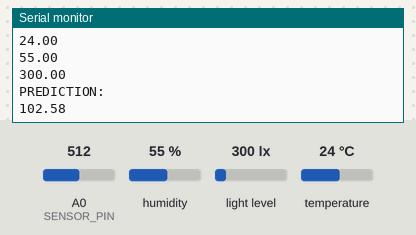
Bench run of a sketch on a simulated ESP8266 (NodeMCU). On the bench: the last lines printed to the serial monitor. The inputs (shaded band) are chosen by the test bench; at power-on: humidity 55 %, light level 300 lx, A0 (SENSOR_PIN) = 512, temperature 24 °C. WiFi joins after 1.5 s; servers stay silent unless stated.

Above: at 3.2 s.
3.3 s: humidity set to 22 %
At 5.6 s:
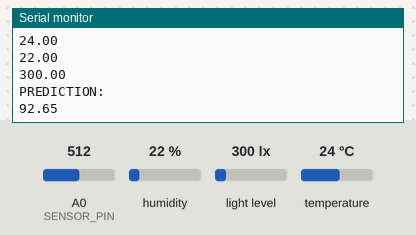
6.0 s: light level set to 40 lx
At 7.0 s:
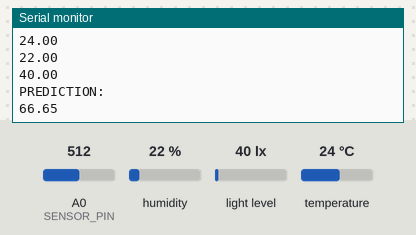
8.7 s: A0 (SENSOR_PIN) set to 716
At 10.9 s:
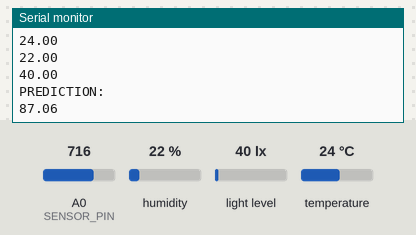
11.4 s: temperature set to 12 °C
At 13.4 s:
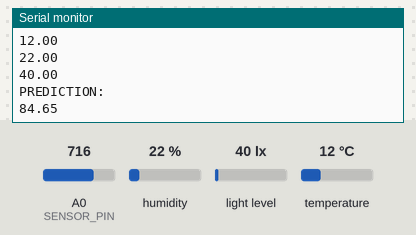
14.1 s: light level set to 500 lx
At 14.8 s:
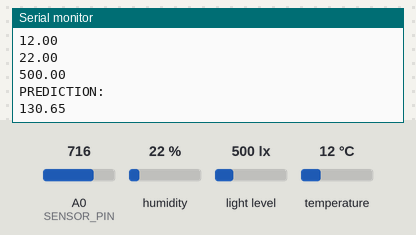
16.8 s: A0 (SENSOR_PIN) set to 992
At 18.9 s:
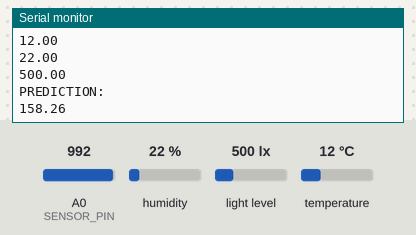
Timing chart, 0 to 20.4 s (numbered marks = the images above; inputs shaded):
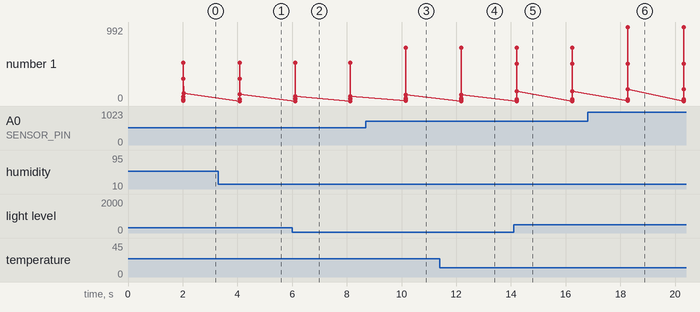

Measured:
- after the input at 3.3 s, the serial monitor: prints a new line after 0.78 s (image 1)
- after the input at 6.0 s, the serial monitor: prints a new line after 0.11 s (image 2)
- after the input at 8.7 s, the serial monitor: prints a new line after 1.5 s (image 3)
- after the input at 11.4 s, the serial monitor: prints a new line after 0.79 s (image 4)
- after the input at 14.1 s, the serial monitor: prints a new line after 0.12 s (image 5)
- after the input at 16.8 s, the serial monitor: prints a new line after 1.5 s (image 6)
- plotted number 1: 102.58 → 92.65 after the input at 3.3 s, 92.65 → 66.65 after the input at 6.0 s, 66.65 → 87.06 after the input at 8.7 s, 87.06 → 84.65 after the input at 11.4 s, 84.65 → 130.65 after the input at 14.1 s

The sketch:

sketch_V2.ino
```cpp
#include <Wire.h>
#include <BH1750.h>
#include <DHT.h>

#include <ESP8266WiFi.h>  // Biblioteca para conexión WiFi (opcional)
#include <ESP8266HTTPClient.h>  // Biblioteca para realizar solicitudes HTTP (opcional)

#include <math.h>  // Biblioteca para funciones matemáticas (opcional)

// Definiciones de pines y variables globales

#define SENSOR_PIN A0
#define DHTPIN D4     // Pin donde está conectado el sensor
#define DHTTYPE DHT11   // DHT 11
#define WIFI_SSID "INFINITUM4326"  // Nombre de la red WiFi (opcional)
#define WIFI_PASSWORD "KKZHbp7grd"  // Contraseña de la red WiFi (opcional)

DHT dht(DHTPIN, DHTTYPE);
BH1750 lightMeter;

float last_soil_moisture = 0;  // Variable para almacenar la última lectura de humedad del suelo
float last_time = 0;  // Variable para almacenar el último instante de tiempo

void setup() {
  Serial.begin(9600);

  dht.begin();
  Wire.begin();
  lightMeter.begin();

  // Conectar a la red WiFi (opcional)
  WiFi.begin(WIFI_SSID, WIFI_PASSWORD);
  while (WiFi.status() != WL_CONNECTED) {
    delay(1000);
    Serial.println("Connecting to WiFi...");
  }
  Serial.println("Connected to WiFi");
}

void loop() {

  float h = dht.readHumidity();
  float t = dht.readTemperature();
  float lux = lightMeter.readLightLevel();
  float hic = dht.computeHeatIndex(t, h, false);
  float soil_moisture = analogRead(SENSOR_PIN);

  // Calcular el ratio de disminución de la humedad del suelo
  float soil_moisture_ratio = (soil_moisture - last_soil_moisture) / (millis() - last_time);

  // Actualizar los valores anteriores
  last_soil_moisture = soil_moisture;
  last_time = millis();


  // Realizar predicción utilizando un modelo de regresión lineal (o cualquier otro modelo)
  float prediction = predict(soil_moisture, soil_moisture_ratio, t, h, lux);

  Serial.println("NEW RECORD"),
  Serial.println(soil_moisture_ratio);
  Serial.println(soil_moisture);
  Serial.println(t);
  Serial.println(h);
  Serial.println(lux);

  // Enviar los datos y la predicción a través de una solicitud HTTP (opcional)
  Serial.println("PREDICTION: ");
  Serial.println(prediction);


  delay(2000);
}


// Función para realizar la predicción utilizando un modelo de regresión lineal (o cualquier otro modelo)
float predict(float soil_moisture, float soil_moisture_ratio, float temperature, float humidity, float lux) {
  // Variables de coeficientes del modelo (ajustar según el modelo entrenado)
  float coef_soil_moisture = 0.1;
  float coef_temperature = 0.2;
  float coef_humidity = 0.3;
  float coef_lux = 0.1;
  float intercept = 0.05;

  // Realizar la predicción utilizando la ecuación del modelo
  float prediction = intercept +  coef_soil_moisture * soil_moisture +
                     coef_soil_moisture * soil_moisture_ratio +
                     coef_temperature * temperature + coef_humidity * humidity +
                     coef_lux * lux;

  return prediction;
}
```
